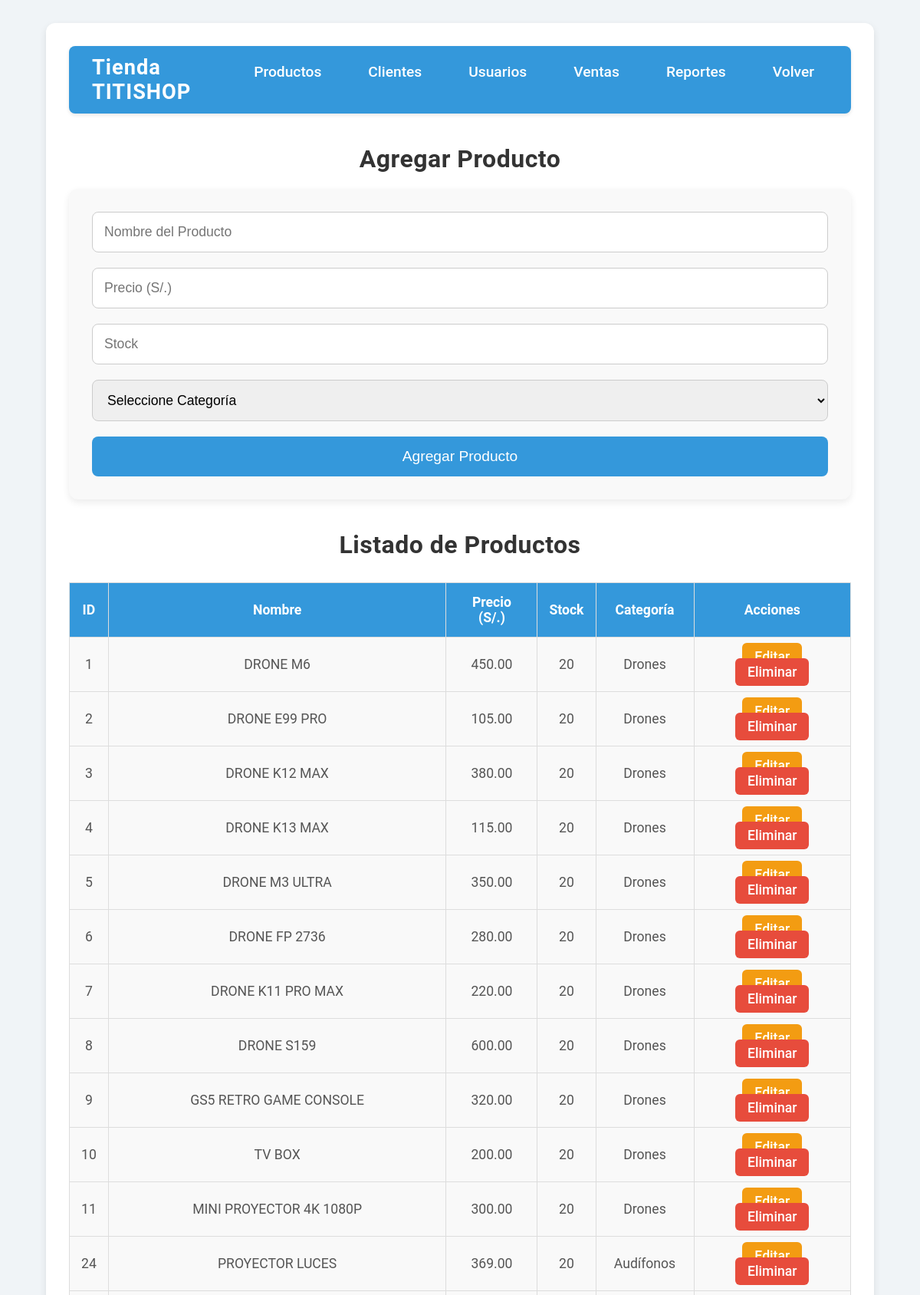
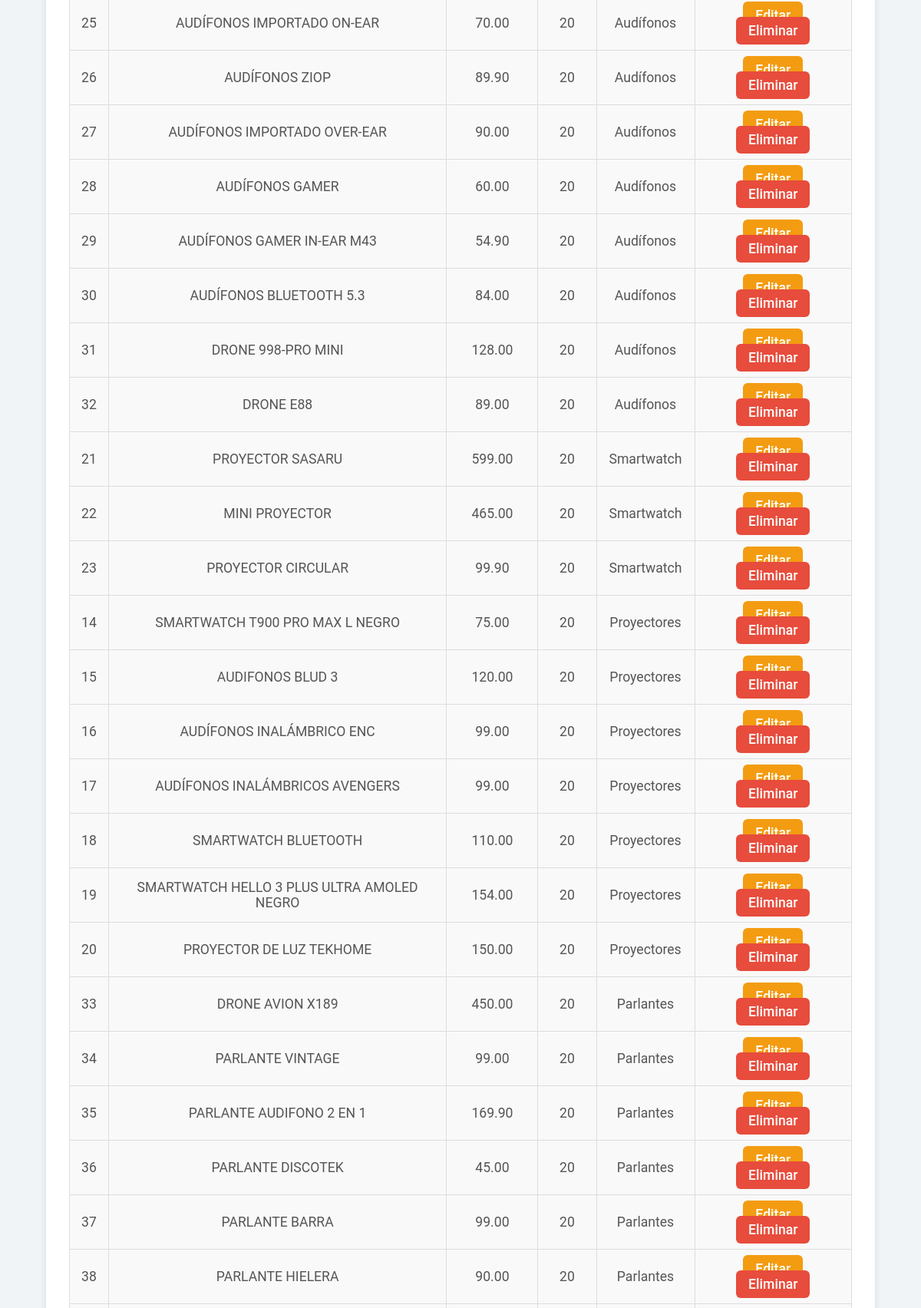
The app's page /Productos/crudProductos.php (upper part) with its own data (2 pictures, top to bottom).
### tables this page shows
CREATE TABLE productos (
    id_producto INT AUTO_INCREMENT PRIMARY KEY,
    nombre VARCHAR(100) NOT NULL,
    descripcion TEXT,
    precio DECIMAL(10, 2),
    stock INT,
    imagen_url VARCHAR(255),
    id_categoria INT,
    activo BOOLEAN DEFAULT TRUE,
    FOREIGN KEY (id_categoria) REFERENCES categorias(id_categoria)
);

CREATE TABLE categorias (
    id_categoria INT AUTO_INCREMENT PRIMARY KEY,
    nombre_categoria VARCHAR(100) NOT NULL
);

### Productos/crudProductos.php (the view, shortened to what this page needs)
<?php
$conexion = new Conexion();
$conn = $conexion->getConectar();
$sql = "SELECT p.id_producto, p.nombre, p.precio, p.stock, c.nombre_categoria
        FROM productos p
        INNER JOIN categorias c ON p.id_categoria = c.id_categoria";
$resultado = $conn->query($sql);
?>
<!DOCTYPE html>
<html lang="es">
<head>
    <link rel="stylesheet" href="crudProductos.css">
</head>
<body>
    <div class="contenedor">
        <div class="menu">
            <div class="menuIzquierda">
                <span class="title">Tienda TITISHOP</span>
            </div>
            <div class="menuDerecha">
                <div class="menus">
                    <a href="listar.php">Productos</a>
                    <a href="../Roles/listar.php">Clientes</a>
                    <a href="../Usu/listar.php">Usuarios</a>
                    <a href="../Usuarios/registroventas.php">Ventas</a>
                    <a href="../Usuarios/historial.php">Reportes</a>
                    <a href="../Usuarios/adminpag.php">Volver</a>
                </div>
            </div>
        </div>
        <div class="contenido">
            <h2>Agregar Producto</h2>
            <div class="form-container">
                <form method="POST" action="">
                    <input type="text" name="nombre" placeholder="Nombre del Producto" required>
                    <input type="number" step="0.01" name="precio" placeholder="Precio (S/.)" required>
                    <input type="number" name="stock" placeholder="Stock" required>
                    <select name="id_categoria" required>
                        <option value="">Seleccione Categoría</option>
                    </select>
                    <button type="submit" name="crear">Agregar Producto</button>
                </form>
            </div>
            <h2>Listado de Productos</h2>
            <div class="tabla">
                <table>
                    <thead>
                        <tr>
                            <th>ID</th>
                            <th>Nombre</th>
                            <th>Precio (S/.)</th>
                            <th>Stock</th>
                            <th>Categoría</th>
                            <th>Acciones</th>
                        </tr>
                    </thead>
                    <tbody>
                        <?php if ($resultado && $resultado->num_rows > 0): ?>
                            <?php while ($fila = $resultado->fetch_assoc()): ?>
                                <tr>
                                    <td><?= $fila['id_producto'] ?></td>
                                    <td><?= htmlspecialchars($fila['nombre']) ?></td>
                                    <td><?= number_format($fila['precio'], 2) ?></td>
                                    <td><?= $fila['stock'] ?></td>
                                    <td><?= $fila['nombre_categoria'] ?></td>
                                    <td>
                                        <a href="?editar=<?= $fila['id_producto'] ?>" class="btn-edit">Editar</a>
                                        <a href="?eliminar=<?= $fila['id_producto'] ?>" class="btn-delete" onclick="return confirm('¿Estás seguro de eliminar este producto?')">Eliminar</a>
                                    </td>
                                </tr>
                            <?php endwhile; ?>
                        <?php else: ?>
                            <tr><td colspan="6">No hay productos registrados aún.</td></tr>
                        <?php endif; ?>
                    </tbody>
                </table>
            </div>
        </div>
    </div>
</body>
</html>

### Productos/crudProductos.css (style rules this page uses)
body { font-family: 'Roboto', sans-serif; background-color: #f0f4f7; margin: 0; padding: 0; color: #333; }
.contenedor { width: 85%; margin: 30px auto; background-color: #fff; padding: 30px; border-radius: 12px; box-shadow: 0 4px 10px rgba(0, 0, 0, 0.1); }
.menu { display: flex; justify-content: space-between; background-color: #3498db; padding: 12px 30px; border-radius: 8px; margin-bottom: 40px; box-shadow: 0 2px 5px rgba(0, 0, 0, 0.1); }
.menuIzquierda { font-size: 1.7em; color: #fff; font-weight: bold; letter-spacing: 1px; }
.menuDerecha .menus { display: flex; gap: 25px; }
.menuDerecha .menus a { color: white; font-size: 1.2em; text-decoration: none; font-weight: 500; padding: 10px 18px; border-radius: 30px; transition: background-color 0.3s ease; }
h1, h2 { text-align: center; color: #333; margin-bottom: 20px; letter-spacing: 0.5px; }
h2 { font-size: 2em; font-weight: 600; }
.form-container { margin-bottom: 40px; padding: 30px; background-color: #f9f9f9; border-radius: 12px; box-shadow: 0 4px 10px rgba(0, 0, 0, 0.08); }
.form-container form { display: flex; flex-direction: column; gap: 20px; }
.form-container form input, .form-container form select { padding: 15px; font-size: 1.1em; border: 1px solid #ccc; border-radius: 8px; transition: all 0.3s ease; }
button { background-color: #3498db; color: white; padding: 15px; font-size: 1.2em; border: none; border-radius: 8px; cursor: pointer; transition: background-color 0.3s ease; }
table { width: 100%; border-collapse: collapse; margin-top: 30px; }
table th, table td { padding: 15px; text-align: center; border: 1px solid #ddd; font-size: 1.1em; }
table th { background-color: #3498db; color: white; }
table td { background-color: #f9f9f9; color: #555; }
table tr:nth-child(even) { background-color: #f4f4f4; }
a { color: white; padding: 8px 16px; text-decoration: none; border-radius: 6px; font-weight: 500; transition: background-color 0.3s ease; }
.btn-edit { background-color: #f39c12; }
.btn-delete { background-color: #e74c3c; }

### records on screen
productos: id_producto "1", nombre "DRONE M6", precio "450.00", stock "20", id_categoria.nombre_categoria "Drones"
productos: id_producto "2", nombre "DRONE E99 PRO", precio "105.00", stock "20", id_categoria.nombre_categoria "Drones"
productos: id_producto "3", nombre "DRONE K12 MAX", precio "380.00", stock "20", id_categoria.nombre_categoria "Drones"
productos: id_producto "4", nombre "DRONE K13 MAX", precio "115.00", stock "20", id_categoria.nombre_categoria "Drones"
productos: id_producto "5", nombre "DRONE M3 ULTRA", precio "350.00", stock "20", id_categoria.nombre_categoria "Drones"
productos: id_producto "6", nombre "DRONE FP 2736", precio "280.00", stock "20", id_categoria.nombre_categoria "Drones"
productos: id_producto "7", nombre "DRONE K11 PRO MAX", precio "220.00", stock "20", id_categoria.nombre_categoria "Drones"
productos: id_producto "8", nombre "DRONE S159", precio "600.00", stock "20", id_categoria.nombre_categoria "Drones"
productos: id_producto "9", nombre "GS5 RETRO GAME CONSOLE", precio "320.00", stock "20", id_categoria.nombre_categoria "Drones"
productos: id_producto "10", nombre "TV BOX", precio "200.00", stock "20", id_categoria.nombre_categoria "Drones"
productos: id_producto "11", nombre "MINI PROYECTOR 4K 1080P", precio "300.00", stock "20", id_categoria.nombre_categoria "Drones"
productos: id_producto "24", nombre "PROYECTOR LUCES", precio "369.00", stock "20", id_categoria.nombre_categoria "Audífonos"
productos: id_producto "25", nombre "AUDÍFONOS IMPORTADO ON-EAR", precio "70.00", stock "20", id_categoria.nombre_categoria "Audífonos"
productos: id_producto "26", nombre "AUDÍFONOS ZIOP", precio "89.90", stock "20", id_categoria.nombre_categoria "Audífonos"
productos: id_producto "27", nombre "AUDÍFONOS IMPORTADO OVER-EAR", precio "90.00", stock "20", id_categoria.nombre_categoria "Audífonos"
productos: id_producto "28", nombre "AUDÍFONOS GAMER", precio "60.00", stock "20", id_categoria.nombre_categoria "Audífonos"
productos: id_producto "29", nombre "AUDÍFONOS GAMER IN-EAR M43", precio "54.90", stock "20", id_categoria.nombre_categoria "Audífonos"
productos: id_producto "30", nombre "AUDÍFONOS BLUETOOTH 5.3", precio "84.00", stock "20", id_categoria.nombre_categoria "Audífonos"
productos: id_producto "31", nombre "DRONE 998-PRO MINI", precio "128.00", stock "20", id_categoria.nombre_categoria "Audífonos"
productos: id_producto "32", nombre "DRONE E88", precio "89.00", stock "20", id_categoria.nombre_categoria "Audífonos"
productos: id_producto "21", nombre "PROYECTOR SASARU", precio "599.00", stock "20", id_categoria.nombre_categoria "Smartwatch"
productos: id_producto "22", nombre "MINI PROYECTOR", precio "465.00", stock "20", id_categoria.nombre_categoria "Smartwatch"
productos: id_producto "23", nombre "PROYECTOR CIRCULAR", precio "99.90", stock "20", id_categoria.nombre_categoria "Smartwatch"
productos: id_producto "14", nombre "SMARTWATCH T900 PRO MAX L NEGRO", precio "75.00", stock "20", id_categoria.nombre_categoria "Proyectores"
productos: id_producto "15", nombre "AUDIFONOS BLUD 3", precio "120.00", stock "20", id_categoria.nombre_categoria "Proyectores"
productos: id_producto "16", nombre "AUDÍFONOS INALÁMBRICO ENC", precio "99.00", stock "20", id_categoria.nombre_categoria "Proyectores"
productos: id_producto "17", nombre "AUDÍFONOS INALÁMBRICOS AVENGERS", precio "99.00", stock "20", id_categoria.nombre_categoria "Proyectores"
productos: id_producto "18", nombre "SMARTWATCH BLUETOOTH", precio "110.00", stock "20", id_categoria.nombre_categoria "Proyectores"
productos: id_producto "19", nombre "SMARTWATCH HELLO 3 PLUS ULTRA AMOLED NEGRO", precio "154.00", stock "20", id_categoria.nombre_categoria "Proyectores"
productos: id_producto "20", nombre "PROYECTOR DE LUZ TEKHOME", precio "150.00", stock "20", id_categoria.nombre_categoria "Proyectores"
productos: id_producto "33", nombre "DRONE AVION X189", precio "450.00", stock "20", id_categoria.nombre_categoria "Parlantes"
productos: id_producto "34", nombre "PARLANTE VINTAGE", precio "99.00", stock "20", id_categoria.nombre_categoria "Parlantes"
productos: id_producto "35", nombre "PARLANTE AUDIFONO 2 EN 1", precio "169.90", stock "20", id_categoria.nombre_categoria "Parlantes"
productos: id_producto "36", nombre "PARLANTE DISCOTEK", precio "45.00", stock "20", id_categoria.nombre_categoria "Parlantes"
productos: id_producto "37", nombre "PARLANTE BARRA", precio "99.00", stock "20", id_categoria.nombre_categoria "Parlantes"
productos: id_producto "38", nombre "PARLANTE HIELERA", precio "90.00", stock "20", id_categoria.nombre_categoria "Parlantes"
